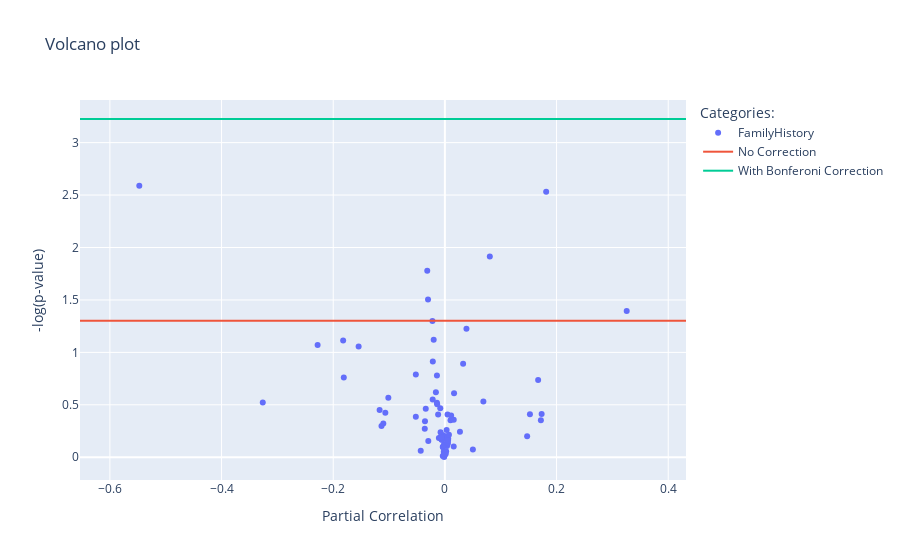

Write notebook code for a chart like this one.
### Code cell
import plotly.graph_objects as go

fig.add_trace(go.Scatter(x=[correlations["correlation"].min() - correlations["correlation"].std(), correlations["correlation"].max() + correlations["correlation"].std()], y=[-np.log10(0.05), -np.log10(0.05)], mode='lines', name = "No Correction"))

fig.add_trace(go.Scatter(x=[correlations["correlation"].min() - correlations["correlation"].std(), correlations["correlation"].max() + correlations["correlation"].std()], y=[-np.log10(0.05 / correlations.shape[0]), -np.log10(0.05 / correlations.shape[0])], mode='lines', name = "With Bonferoni Correction"))

### Figure 1 — Plotly figure (JSON) as saved in the notebook; plotly's stock layout.template omitted (floating-point values rounded to 4 significant figures; data arrays with more than 128 entries replaced by an {"elided": "..."} marker saying what was removed)
{"data": [{"customdata": {"elided": "84x3 mixed values"}, "hovertemplate": "Variable: %{customdata[0]}<br>Partial Correlation: %{x:.3f}<br>p-value: %{customdata[1]:.3E}<br>Samples size: %{customdata[2]}", "legendgroup": "FamilyHistory", "marker": {"color": "#636efa", "symbol": "circle"}, "mode": "markers", "name": "FamilyHistory", "orientation": "v", "showlegend": true, "type": "scatter", "x": [0.1523, -0.001128, -0.001995, -0.05202, -0.03428, 0.03264, -0.02231, -0.008294, 0.0006534, 0.002228, -0.00379, 0.003822, -0.02166, 0.001241, -0.001065, 0.08046, 0.005129, -0.003784, -0.001634, 0.003142, 0.02698, -0.002775, -0.03159, 0.1473, -0.2279, -0.1811, -0.03603, 0.01574, -0.03567, -0.01081, 0.005193, 0.005956, 0.004754, 0.002561, -0.05204, 0.3256, 0.0101, -0.1103, null, 0.167, -0.01209, null, -0.003766, -0.02183, -0.3262, -0.1169, 0.06893, -0.01427, -0.007702, 0.1814, -0.006133, 0.1733, -0.001421, null, -0.1136, -0.005812, -0.0302, -0.1822, -0.1013, -0.1545, -0.00632, -0.0008636, -0.01611, -0.003478, 0.002186, -0.005904, 0.007218, -0.1067, -0.006786, -0.02973, -0.006339, -0.01385, 0.01585, -0.04327, 0.1719, 0.03862, 0.01116, 0.0009473, -0.01424, -0.02007, 0.005623, 0.05012, -0.5473, 0.0164], "xaxis": "x", "y": [0.4092, 0.02848, 0.05226, 0.7897, 0.4623, 0.891, 1.3, 0.4684, 0.04478, 0.1728, 0.01187, 0.1077, 0.914, 0.03181, 0.0119, 1.914, 0.1288, 0.1739, 0.1207, 0.2602, 0.2439, 0.2094, 1.778, 0.1999, 1.069, 0.7601, 0.2712, 0.103, 0.344, 0.1831, 0.1401, 0.1766, 0.4065, 0.1906, 0.3864, 1.394, 0.3523, 0.3225, 0, 0.7362, 0.4067, 0, 0.0991, 0.55, 0.5217, 0.4515, 0.532, 0.5186, 0.2379, 2.532, 0.1818, 0.4118, 0.001439, 0, 0.2981, 0.1678, 1.503, 1.113, 0.567, 1.056, 0.1851, 0.02219, 0.6205, 0.0947, 0.05695, 0.1696, 0.2148, 0.4248, 0.2013, 0.1558, 0.1899, 0.5058, 0.3568, 0.06317, 0.3523, 1.226, 0.3982, 0.03309, 0.7795, 1.121, 0.1607, 0.07394, 2.589, 0.6097], "yaxis": "y"}, {"mode": "lines", "name": "No Correction", "type": "scatter", "x": [-0.6535, 0.4318], "y": [1.301, 1.301]}, {"mode": "lines", "name": "With Bonferoni Correction", "type": "scatter", "x": [-0.6535, 0.4318], "y": [3.225, 3.225]}], "layout": {"legend": {"title": {"text": "Categories:"}, "tracegroupgap": 0}, "title": {"text": "Volcano plot"}, "xaxis": {"anchor": "y", "domain": [0, 1], "title": {"text": "Partial Correlation"}}, "yaxis": {"anchor": "x", "domain": [0, 1], "title": {"text": "-log(p-value)"}}}}
